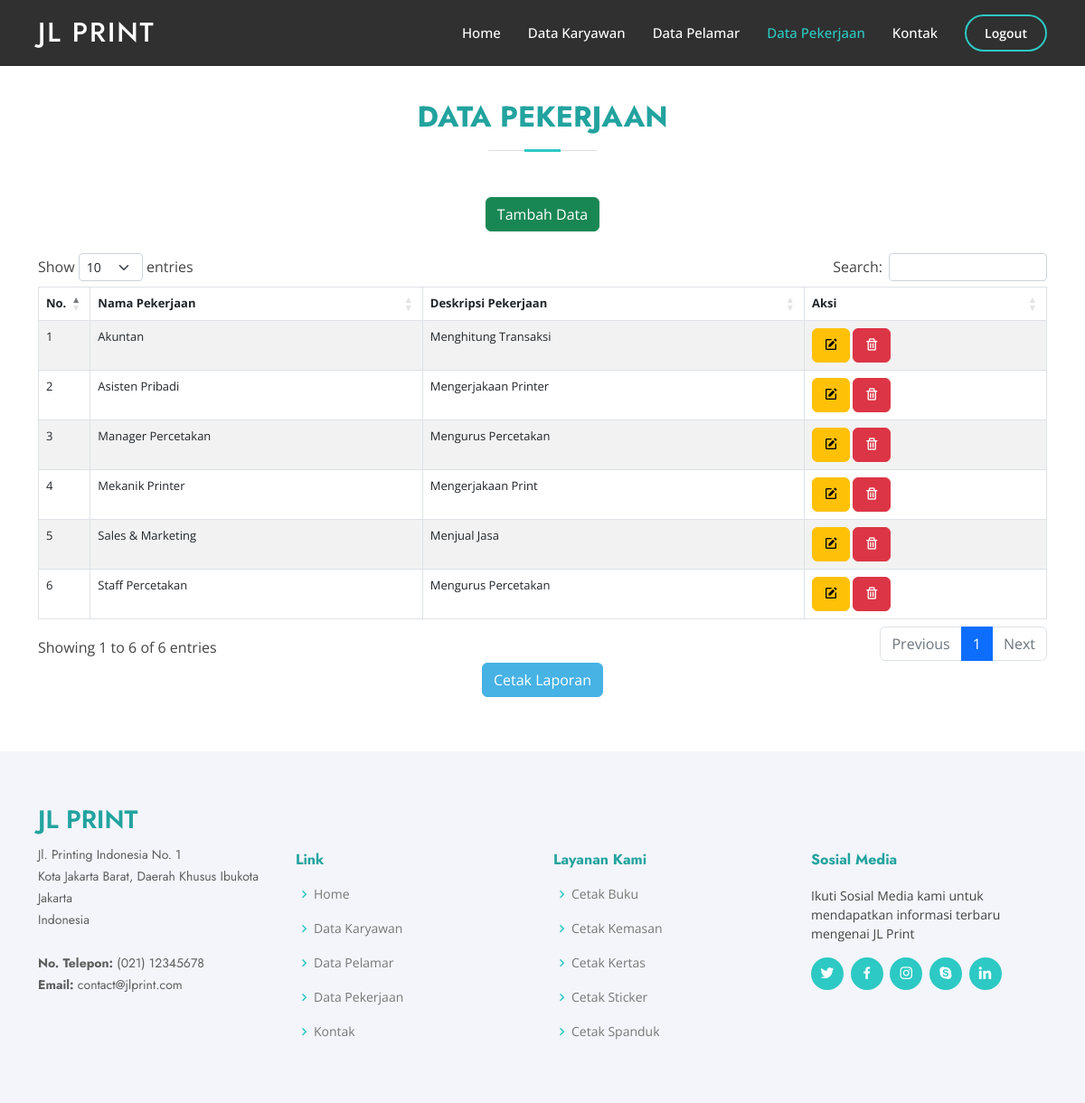
Before: /admin/pekerjaan.php (signed in) with the older database file.
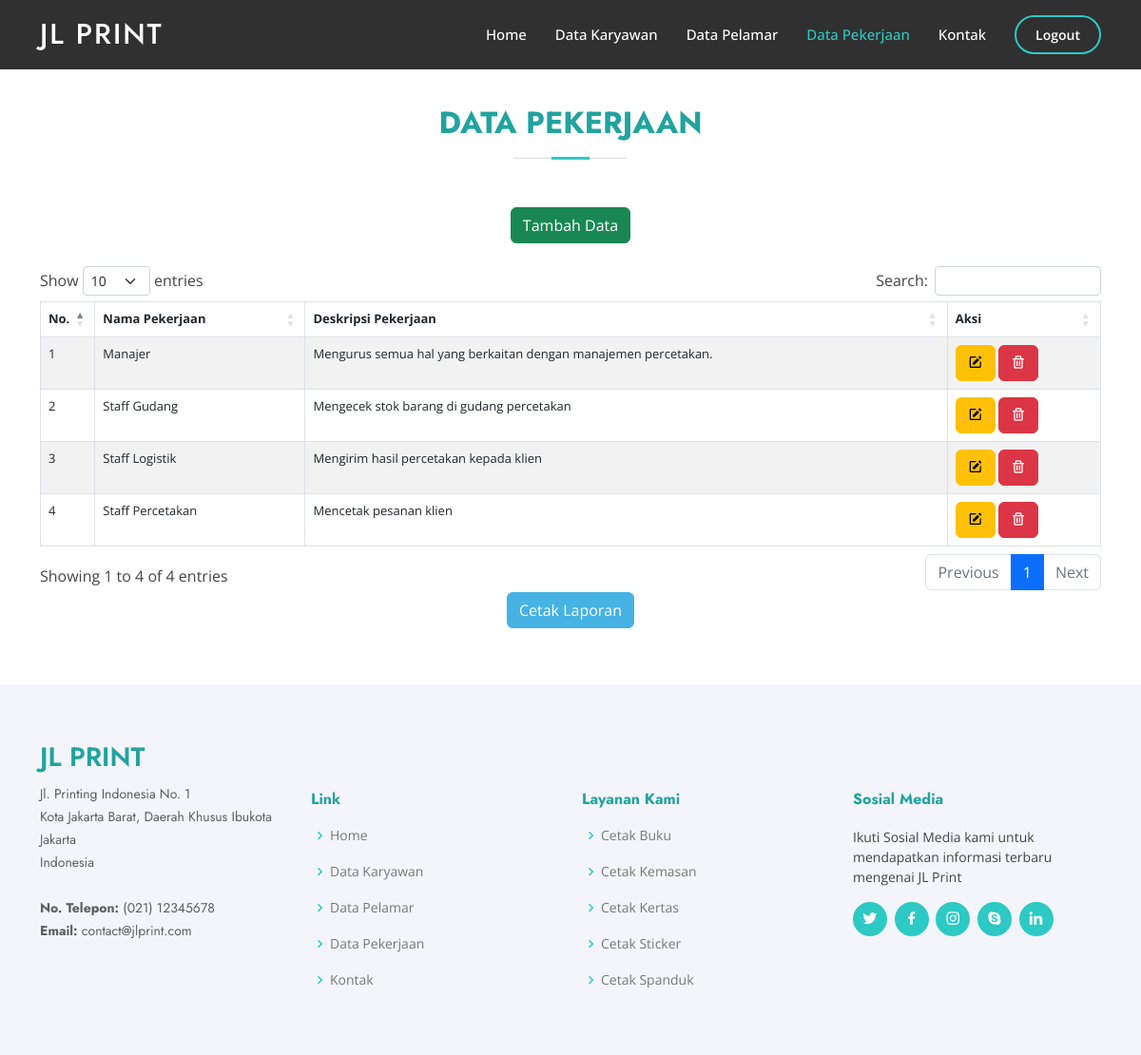
After: the same page with the newer database file.
### tables this page shows
CREATE TABLE `pekerjaan` (
  `id` int(12) NOT NULL,
  `pekerjaan` varchar(50) NOT NULL,
  `deskripsi` varchar(255) NOT NULL
);

### admin/pekerjaan.php (the view, shortened to what this page needs)
<?php
  include '../db_connection.php';
?>
<!DOCTYPE html>
<html lang="en">
<head>
  <link rel="stylesheet" type="text/css" href="https://cdn.datatables.net/v/bs5/dt-1.13.1/datatables.min.css"/>
  <link href="https://cdnjs.cloudflare.com/ajax/libs/twitter-bootstrap/5.2.0/css/bootstrap.min.css" rel="stylesheet">
  <link href="https://cdn.datatables.net/1.13.1/css/dataTables.bootstrap5.min.css" rel="stylesheet">
  <link href="https://cdn.datatables.net/select/1.5.0/css/select.bootstrap5.min.css" rel="stylesheet">
  <link href="https://cdn.datatables.net/responsive/2.2.3/css/responsive.bootstrap.min.css" rel="stylesheet">
  <link href="https://cdn.datatables.net/responsive/2.2.3/css/responsive.jqueryui.min.css" rel="stylesheet">
  <link href="assets/vendor/aos/aos.css" rel="stylesheet">
  <link href="assets/vendor/bootstrap/css/bootstrap.min.css" rel="stylesheet">
  <link href="assets/vendor/bootstrap-icons/bootstrap-icons.css" rel="stylesheet">
  <link href="assets/vendor/boxicons/css/boxicons.min.css" rel="stylesheet">
  <link href="assets/vendor/glightbox/css/glightbox.min.css" rel="stylesheet">
  <link href="assets/vendor/remixicon/remixicon.css" rel="stylesheet">
  <link href="assets/vendor/swiper/swiper-bundle.min.css" rel="stylesheet">
  <link href="assets/css/jlstyles.css" rel="stylesheet">
</head>
<body>
  <header id="header" class="fixed-top ">
    <div class="container d-flex align-items-center">
      <h1 class="logo me-auto"><a href="#">JL Print</a></h1>
      <nav id="navbar" class="navbar">
        <ul>
          <li><a class="nav-link" href="index.php">Home</a></li>
          <li><a class="nav-link" href="karyawan.php">Data Karyawan</a></li>
          <li><a class="nav-link" href="pelamar.php">Data Pelamar</a></li>
          <li><a class="nav-link active" href="pekerjaan.php">Data Pekerjaan</a></li>
          <li><a class="nav-link" href="contact.php">Kontak</a></li>
          <li><a class="getstarted" href="logout.php">Logout</a></li>
        </ul>
      </nav>
    </div>
  </header>
  <main id="main">
  <section id="contact" class="contact">
    <div class="container" data-aos="fade-up">
      <div class="col-12">
        <div class="section-title">
          <h2>Data Pekerjaan</h2>
        </div>
        <div class="text-center">
          <a class="btn btn-success" href="pekerjaan_add.php">Tambah Data</a>
        </div>
        <br>
        <div class="row">
          <div class=" mt-5 mt-lg-0 flex align-items-center">
            <table id="example" class="table display table-bordered table-striped" style="width:100%">
            <thead>
                <tr>
                    <th width="20px">No.</th>
                    <th>Nama Pekerjaan</th>
                    <th>Deskripsi Pekerjaan</th>
                    <th>Aksi</th>
                </tr>
            </thead>
            <tbody>
              <?php
                $no= 1;
                $query = mysqli_query($conn, 'SELECT * FROM `pekerjaan` ORDER BY `pekerjaan`.`pekerjaan` ASC');
                while ($data = mysqli_fetch_array($query)) {
              ?>
                <tr>
                    <td><?php echo $no++ ?></td>
                    <td><?php echo $data['pekerjaan']?></td>
                    <td><?php echo $data['deskripsi']?></td>
                    <td>
                    <a type="button" class="btn btn-warning" href='pekerjaan_edit.php?id=<?php echo $data['id']; ?> '><i class='bx bxs-edit'></i></a>
                    <a type="button" class="btn btn-danger" href='forms/pekerjaan_delete_act.php?id=<?php echo $data['id']; ?> ' onclick="javascript: return confirm('Anda Yakin Ingin Menghapus Data?')"><i class='bx bx-trash' ></i></a>
                    </td>
                </tr>
                <?php } ?>
            </tbody>
            </table>
          </div>
          <div class="text-center">
          <a class="btn btn-primary" href="forms/pekerjaan_laporan.php">Cetak Laporan</a>
        </div>
        </div>
      </div>
    </div>
  </section>
  </main>
   <footer id="footer">
<div class="footer-top section-bg">
  <div class="container">
    <div class="row">
      <div class="col-lg-3 col-md-6 footer-contact">
        <h3>JL Print</h3>
        <p>
          Jl. Printing Indonesia No. 1<br>
          Kota Jakarta Barat, Daerah Khusus Ibukota Jakarta<br>
          Indonesia<br><br>
          <strong>No. Telepon:</strong> (021) 12345678<br>
          <strong>Email:</strong> contact@jlprint.com<br>
        </p>
      </div>
      <div class="col-lg-3 col-md-6 footer-links">
        <h4>Link</h4>
        <ul>
          <li><i class="bx bx-chevron-right"></i> <a href="index.php">Home</a></li>
          <li><i class="bx bx-chevron-right"></i> <a href="karyawan.php">Data Karyawan</a></li>
          <li><i class="bx bx-chevron-right"></i> <a href="pelamar.php">Data Pelamar</a></li>
          <li><i class="bx bx-chevron-right"></i> <a href="pekerjaan.php">Data Pekerjaan</a></li>
          <li><i class="bx bx-chevron-right"></i> <a href="contact.php">Kontak</a></li>
        </ul>
      </div>
      <div class="col-lg-3 col-md-6 footer-links">
        <h4>Layanan Kami</h4>
        <ul>
          <li><i class="bx bx-chevron-right"></i> <a href="#">Cetak Buku</a></li>
          <li><i class="bx bx-chevron-right"></i> <a href="#">Cetak Kemasan</a></li>
          <li><i class="bx bx-chevron-right"></i> <a href="#">Cetak Kertas</a></li>
          <li><i class="bx bx-chevron-right"></i> <a href="#">Cetak Sticker</a></li>
          <li><i class="bx bx-chevron-right"></i> <a href="#">Cetak Spanduk</a></li>
        </ul>
      </div>
      <div class="col-lg-3 col-md-6 footer-links">
        <h4>Sosial Media</h4>
        <p>Ikuti Sosial Media kami untuk mendapatkan informasi terbaru mengenai JL Print</p>
        <div class="social-links mt-3">
          <a href="#" class="twitter"><i class="bx bxl-twitter"></i></a>
          <a href="#" class="facebook"><i class="bx bxl-facebook"></i></a>
          <a href="#" class="instagram"><i class="bx bxl-instagram"></i></a>
          <a href="#" class="google-plus"><i class="bx bxl-skype"></i></a>
          <a href="#" class="linkedin"><i class="bx bxl-linkedin"></i></a>
        </div>
      </div>
    </div>
  </div>
</div>
</footer>
</body>
</html>

### admin/assets/css/jlstyles.css (style rules this page uses)
body { font-family: "Open Sans", sans-serif; color: #444444; }
a { color: #2dc9c4; text-decoration: none; }
h1, h2, h3, h4, h5, h6 { font-family: "Jost", sans-serif; margin-top: 50px; }
#header { background: rgba(26, 26, 26, 0.9); z-index: 997; padding: 15px 0; }
#header .logo { font-size: 30px; margin: 0; padding: 0; line-height: 1; font-weight: 500; letter-spacing: 2px; text-transform: uppercase; }
#header .logo a { color: #fff; }
.navbar { padding: 0; }
.navbar ul { margin: 0; padding: 0; display: flex; list-style: none; align-items: center; }
.navbar li { position: relative; }
.navbar a, .navbar a:focus { display: flex; align-items: center; justify-content: space-between; padding: 10px 0 10px 30px; font-size: 15px; font-weight: 500; color: #fff; white-space: nowrap; transition: 0.3s; }
.navbar a:hover, .navbar .active, .navbar .active:focus, .navbar li:hover>a { color: #2dc9c4; }
.navbar .getstarted, .navbar .getstarted:focus { padding: 8px 20px; margin-left: 30px; border-radius: 50px; color: #fff; font-size: 14px; border: 2px solid #2dc9c4; font-weight: 600; }
section { padding: 60px 0; overflow: hidden; }
.section-bg { background-color: #f3f5fa; }
.section-title { text-align: center; padding-bottom: 30px; }
.section-title h2 { font-size: 32px; font-weight: bold; text-transform: uppercase; margin-bottom: 20px; padding-bottom: 20px; position: relative; color: #22A39F; }
.section-title h2::before { content: ""; position: absolute; display: block; width: 120px; height: 1px; background: #ddd; bottom: 1px; left: calc(50% - 60px); }
.section-title h2::after { content: ""; position: absolute; display: block; width: 40px; height: 3px; background: #2dc9c4; bottom: 0; left: calc(50% - 20px); }
#footer { font-size: 14px; background: #22A39F; }
#footer .footer-top { padding: 60px 0 30px 0; background: #f3f5fa; }
#footer .footer-top .footer-contact { margin-bottom: 30px; }
#footer .footer-top .footer-contact h3 { font-size: 28px; margin: 0 0 10px 0; padding: 2px 0 2px 0; line-height: 1; text-transform: uppercase; font-weight: 600; color: #22A39F; }
#footer .footer-top .footer-contact p { font-size: 14px; line-height: 24px; margin-bottom: 0; font-family: "Jost", sans-serif; color: #5e5e5e; }
#footer .footer-top h4 { font-size: 16px; font-weight: bold; color: #22A39F; position: relative; padding-bottom: 12px; }
#footer .footer-top .footer-links { margin-bottom: 30px; }
#footer .footer-top .footer-links ul { list-style: none; padding: 0; margin: 0; }
#footer .footer-top .footer-links ul i { padding-right: 2px; color: #2dc9c4; font-size: 18px; line-height: 1; }
#footer .footer-top .footer-links ul li { padding: 10px 0; display: flex; align-items: center; }
#footer .footer-top .footer-links ul li:first-child { padding-top: 0; }
#footer .footer-top .footer-links ul a { color: #777777; transition: 0.3s; display: inline-block; line-height: 1; }
#footer .footer-top .social-links a { font-size: 18px; display: inline-block; background: #2dc9c4; color: #fff; line-height: 1; padding: 8px 0; margin-right: 4px; border-radius: 50%; text-align: center; width: 36px; height: 36px; transition: 0.3s; }

### admin/pekerjaan.php (style rules this page uses)
#example { font-size: 13px; }

Changed rows visible on the page:
removed pekerjaan: pekerjaan "Akuntan", deskripsi "Menghitung Transaksi"
removed pekerjaan: pekerjaan "Asisten Pribadi", deskripsi "Mengerjakaan Printer"
removed pekerjaan: pekerjaan "Mekanik Printer", deskripsi "Mengerjakaan Print"
removed pekerjaan: pekerjaan "Sales & Marketing", deskripsi "Menjual Jasa"
added pekerjaan: pekerjaan "Manajer", deskripsi "Mengurus semua hal yang berkaitan dengan manajemen percetakan."
added pekerjaan: pekerjaan "Staff Gudang", deskripsi "Mengecek stok barang di gudang percetakan"
changed pekerjaan: pekerjaan "Manager Percetakan" → "Staff Logistik"; deskripsi "Mengurus Percetakan" → "Mengirim hasil percetakan kepada klien"
changed pekerjaan "Staff Percetakan": deskripsi "Mengurus Percetakan" → "Mencetak pesanan klien"
Other visible differences:
text written by a page script: "Show entries Search: Showing 1 to 6 of 6 entries Previous 1 Next" → "Show entries Search: Showing 1 to 4 of 4 entries Previous 1 Next"
